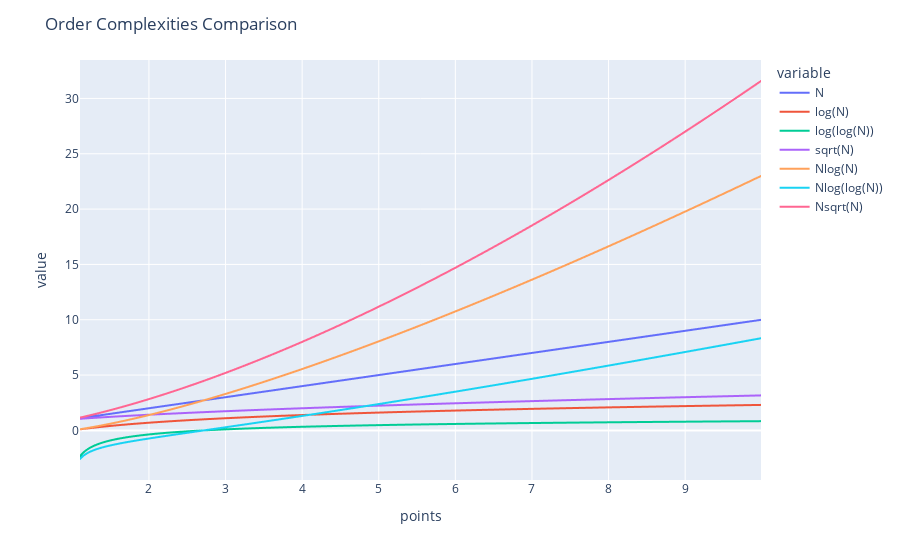

Source (notebook cell):
### Code cell
fig = px.line(
    data_frame=complexities,
    x='points',
    y=complexities.columns
)
fig.update_layout(title='Order Complexities Comparison')
fig.show()

### Figure 1 — Plotly figure (JSON) as saved in the notebook; plotly's stock layout.template omitted (floating-point values rounded to 4 significant figures; data arrays with more than 128 entries replaced by an {"elided": "..."} marker saying what was removed)
{"data": [{"hovertemplate": "variable=N<br>points=%{x}<br>value=%{y}<extra></extra>", "legendgroup": "N", "line": {"color": "#636efa", "dash": "solid"}, "mode": "lines", "name": "N", "showlegend": true, "type": "scattergl", "x": {"elided": "890 float values"}, "xaxis": "x", "y": {"elided": "890 float values"}, "yaxis": "y"}, {"hovertemplate": "variable=log(N)<br>points=%{x}<br>value=%{y}<extra></extra>", "legendgroup": "log(N)", "line": {"color": "#EF553B", "dash": "solid"}, "mode": "lines", "name": "log(N)", "showlegend": true, "type": "scattergl", "x": {"elided": "890 float values"}, "xaxis": "x", "y": {"elided": "890 float values"}, "yaxis": "y"}, {"hovertemplate": "variable=log(log(N))<br>points=%{x}<br>value=%{y}<extra></extra>", "legendgroup": "log(log(N))", "line": {"color": "#00cc96", "dash": "solid"}, "mode": "lines", "name": "log(log(N))", "showlegend": true, "type": "scattergl", "x": {"elided": "890 float values"}, "xaxis": "x", "y": {"elided": "890 float values"}, "yaxis": "y"}, {"hovertemplate": "variable=sqrt(N)<br>points=%{x}<br>value=%{y}<extra></extra>", "legendgroup": "sqrt(N)", "line": {"color": "#ab63fa", "dash": "solid"}, "mode": "lines", "name": "sqrt(N)", "showlegend": true, "type": "scattergl", "x": {"elided": "890 float values"}, "xaxis": "x", "y": {"elided": "890 float values"}, "yaxis": "y"}, {"hovertemplate": "variable=Nlog(N)<br>points=%{x}<br>value=%{y}<extra></extra>", "legendgroup": "Nlog(N)", "line": {"color": "#FFA15A", "dash": "solid"}, "mode": "lines", "name": "Nlog(N)", "showlegend": true, "type": "scattergl", "x": {"elided": "890 float values"}, "xaxis": "x", "y": {"elided": "890 float values"}, "yaxis": "y"}, {"hovertemplate": "variable=Nlog(log(N))<br>points=%{x}<br>value=%{y}<extra></extra>", "legendgroup": "Nlog(log(N))", "line": {"color": "#19d3f3", "dash": "solid"}, "mode": "lines", "name": "Nlog(log(N))", "showlegend": true, "type": "scattergl", "x": {"elided": "890 float values"}, "xaxis": "x", "y": {"elided": "890 float values"}, "yaxis": "y"}, {"hovertemplate": "variable=Nsqrt(N)<br>points=%{x}<br>value=%{y}<extra></extra>", "legendgroup": "Nsqrt(N)", "line": {"color": "#FF6692", "dash": "solid"}, "mode": "lines", "name": "Nsqrt(N)", "showlegend": true, "type": "scattergl", "x": {"elided": "890 float values"}, "xaxis": "x", "y": {"elided": "890 float values"}, "yaxis": "y"}], "layout": {"legend": {"title": {"text": "variable"}, "tracegroupgap": 0}, "margin": {"t": 60}, "title": {"text": "Order Complexities Comparison"}, "xaxis": {"anchor": "y", "domain": [0, 1], "title": {"text": "points"}}, "yaxis": {"anchor": "x", "domain": [0, 1], "title": {"text": "value"}}}}
